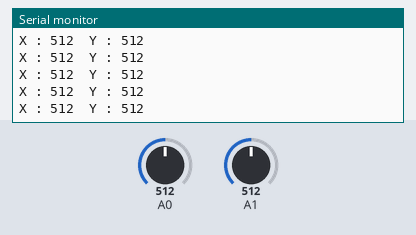
The sketch below on a simulated Arduino Uno, built with avr-gcc and run on an emulated ATmega328P. Shown: the last lines printed to the serial monitor. The inputs (shaded band) are chosen by the test bench; at power-on: A0 = 512, A1 = 512.

Above: at 1.2 s.
1.3 s: A0 set to 716
At 1.31 s:
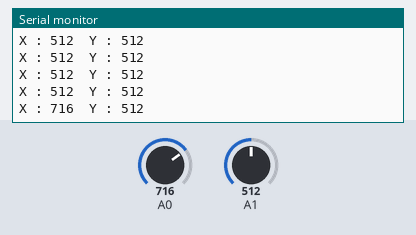
2.8 s: A1 set to 716
At 2.82 s:
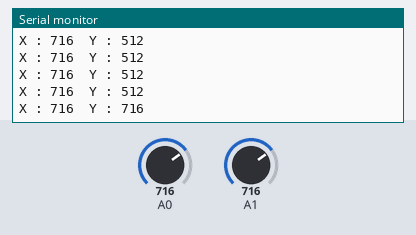
4.3 s: A0 set to 900
At 4.33 s:
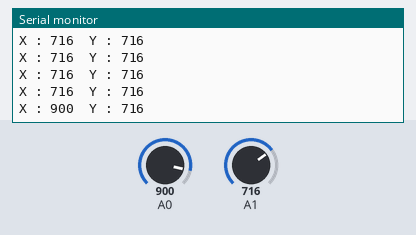
5.8 s: A1 set to 900
At 5.84 s:
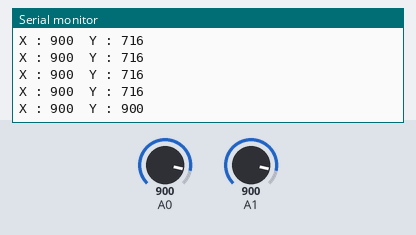
Timing chart, 0 to 8.3 s (numbered marks = the images above; inputs shaded):
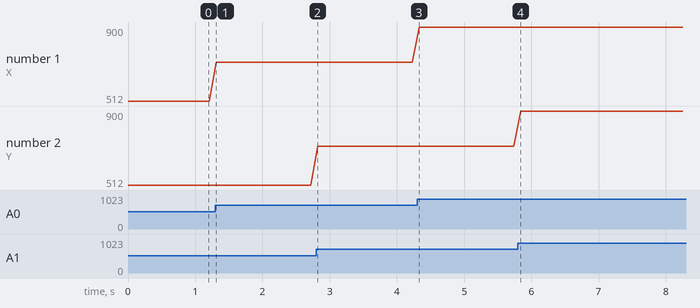

The sketch:

getWheelchairOutput.ino
```cpp
int x = 0;
int y = 0;

void setup() {
  // put your setup code here, to run once:
  Serial.begin(115200);
}

void loop() {
  // put your main code here, to run repeatedly:
  x = analogRead(A0);
  Serial.print("X : ");
  Serial.print(x);
  Serial.print("\tY : ");
  y = analogRead(A1);
  Serial.println(y);
  delay(100);
}
```

Measured:
- after the input at 1.3 s, the serial monitor: prints a new line at once (image 1)
- after the input at 2.8 s, the serial monitor: prints a new line at once (image 2)
- after the input at 4.3 s, the serial monitor: prints a new line at once (image 3)
- after the input at 5.8 s, the serial monitor: prints a new line at once (image 4)
- plotted number 1: 512 → 716 after the input at 1.3 s, 716 → 900 after the input at 4.3 s
